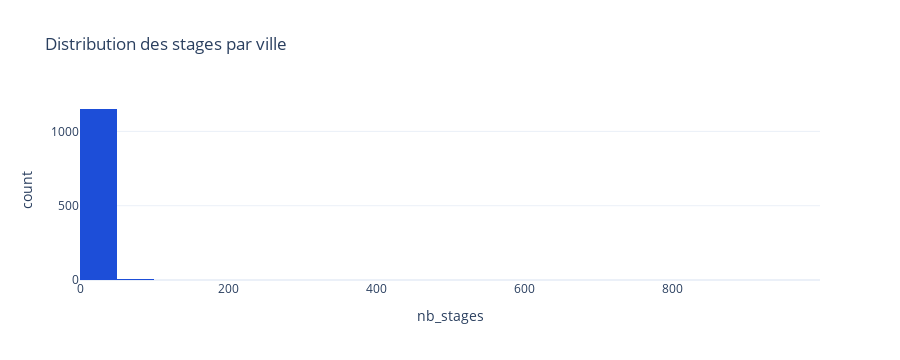

The code cell stored with this chart in its notebook:
### Code cell
# Histogramme: distribution des stages par ville
if "Ville" in cols:
    df_city_hist = show_df(
        "SELECT COUNT(*) AS nb_stages FROM stages_clean GROUP BY Ville"
    )
else:
    df_city_hist = None

if df_city_hist is None or df_city_hist.empty:
    fig = empty_fig("Distribution des stages par ville", "Aucune donnee ville.")
else:
    fig = px.histogram(df_city_hist, x="nb_stages", nbins=20,
                       title="Distribution des stages par ville")
    fig.update_layout(height=360)
fig

### Figure 1 — Plotly figure (JSON) as saved in the notebook; plotly's stock layout.template omitted (floating-point values rounded to 4 significant figures; data arrays with more than 128 entries replaced by an {"elided": "..."} marker saying what was removed)
{"data": [{"bingroup": "x", "hovertemplate": "nb_stages=%{x}<br>count=%{y}<extra></extra>", "legendgroup": "", "marker": {"color": "#1D4ED8", "pattern": {"shape": ""}}, "name": "", "nbinsx": 20, "orientation": "v", "showlegend": false, "type": "histogram", "x": {"elided": "1156 int values"}, "xaxis": "x", "yaxis": "y"}], "layout": {"barmode": "relative", "height": 360, "legend": {"tracegroupgap": 0}, "title": {"text": "Distribution des stages par ville"}, "xaxis": {"anchor": "y", "domain": [0, 1], "title": {"text": "nb_stages"}}, "yaxis": {"anchor": "x", "domain": [0, 1], "title": {"text": "count"}}}}
